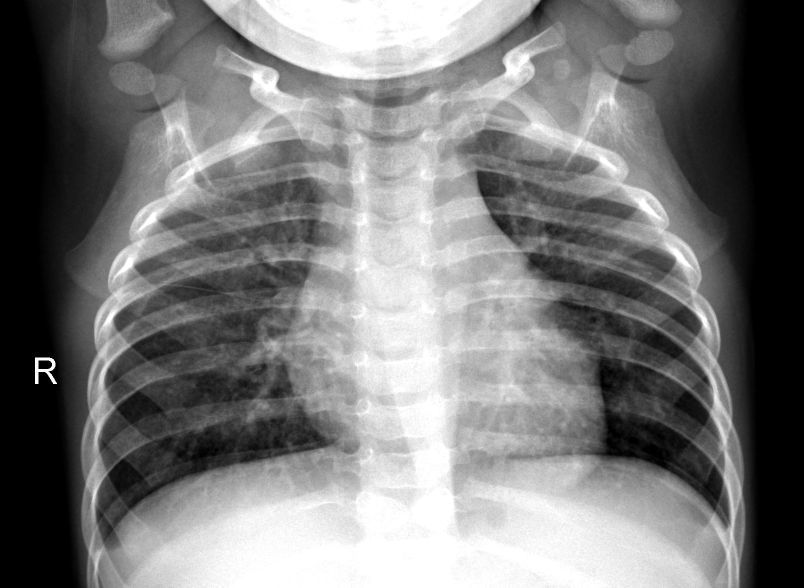
#> input picture Exersize-2(ChestXRay)/archive/chest_xray/train/NORMAL/IM-0228-0001.jpeg, 1608 x 1175 px (shown at 1/2 size); its folder holds only this picture in this run
$ jupyter execute --allow-errors ChestXRay_SVM.ipynb
#> lines starting #> are read from the running program, lines starting #| are printed output that depends on the picture
[cell 1]
import numpy as np
import pandas as pd
import os
import cv2
import matplotlib.pyplot as plt
from sklearn.model_selection import train_test_split
from sklearn.decomposition import PCA
from sklearn.svm import SVC
from sklearn.metrics import accuracy_score

[cell 2]
# Define classes and their labels
classes = {'NORMAL': 0, 'PNEUMONIA': 1}

# Load and preprocess the dataset
X = []
Y = []

for cls, label in classes.items():
    pth = os.path.join("..", "archive", "chest_xray", "train", cls)

    for filename in os.listdir(pth):
        img = cv2.imread(os.path.join(pth, filename), 0)
#> img is the input picture: shape (1175, 1608); min 0, max 255, mean 121.3

        img = cv2.resize(img, (128, 128))
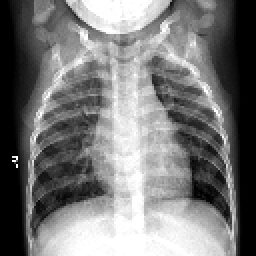
#> img: shape (128, 128) (shown 2 times larger); min 0, max 255, mean 121.2

        X.append(img.flatten() / 255.0)

        Y.append(label)
#> pass 2 of the loop `for cls, label in classes.items():`:
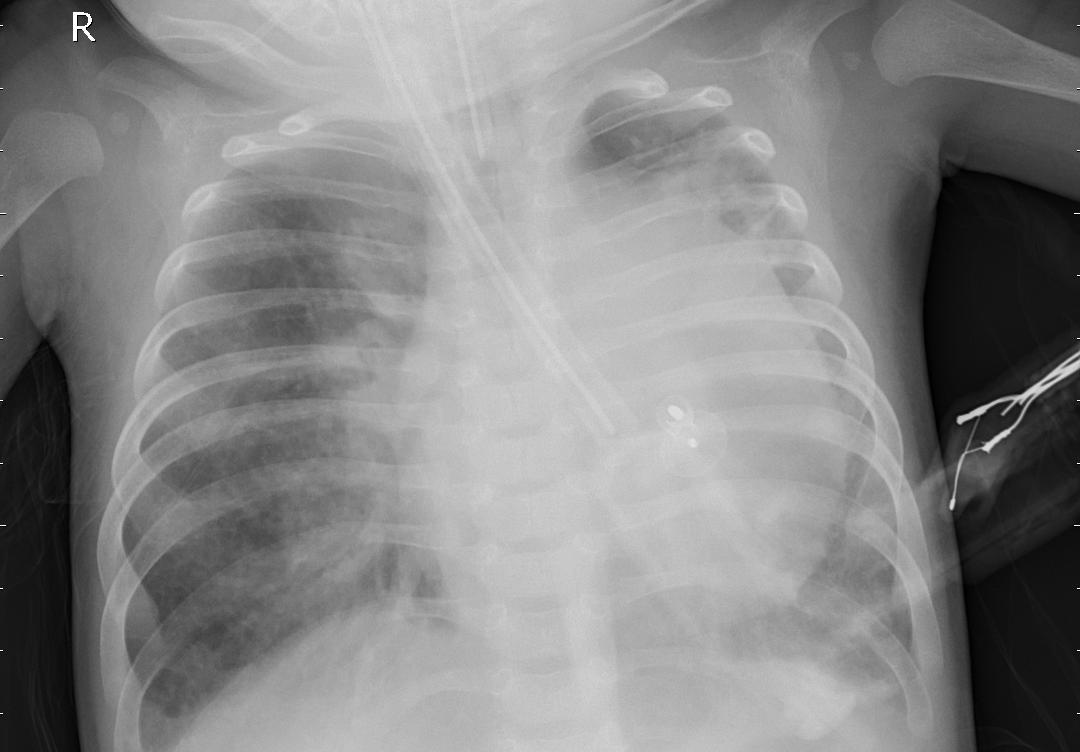
#> input picture Exersize-2(ChestXRay)/archive/chest_xray/train/PNEUMONIA/person1176_virus_1997.jpeg, 1080 x 752 px
#> img is the input picture: shape (752, 1080); min 0, max 255, mean 133.5
#> `img = cv2.resize(img, (128, 128))`:
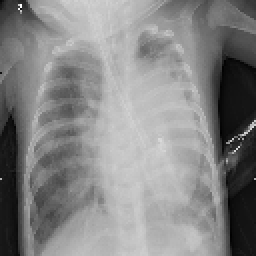
#> img: shape (128, 128) (shown 2 times larger); min 0, max 254, mean 133.4

X = np.array(X)
Y = np.array(Y)

[cell 3]
print(X.shape)
#| (2, 16384)
print(Y.shape)

[cell 4]
# ============================================
# LOAD FIXED TRAINING DATASET
# ============================================

classes = {'NORMAL': 0, 'PNEUMONIA': 1}
xtrain = []
ytrain = []

for cls, label in classes.items():
    train_path = os.path.join(
        "..",
        "archive",
        "chest_xray",
        "train",
        cls
    )
    for filename in os.listdir(train_path):
        img = cv2.imread(
            os.path.join(train_path, filename),
            0
        )
        img = cv2.resize(img, (128, 128))
        xtrain.append(img.flatten() / 255.0)
        ytrain.append(label)
#> pass 2 of the loop `for cls, label in classes.items():`:

xtrain = np.array(xtrain)
ytrain = np.array(ytrain)

# ============================================
# LOAD FIXED TEST DATASET
# ============================================

xtest = []
ytest = []

for cls, label in classes.items():
    test_path = os.path.join(
        "..",
        "archive",
        "chest_xray",
        "test",
        cls
    )
    for filename in os.listdir(test_path):
        img = cv2.imread(
            os.path.join(test_path, filename),
            0
        )
        img = cv2.resize(img, (128, 128))
        xtest.append(img.flatten() / 255.0)
        ytest.append(label)
#> pass 2 of the loop `for cls, label in classes.items():`:

xtest = np.array(xtest)
ytest = np.array(ytest)

print("Training samples:", len(xtrain))
#| Training samples: 2
print("Testing samples:", len(xtest))
#| Testing samples: 2
print("====================================")

# ============================================
# TRAINING PERCENTAGE EXPERIMENT
# ============================================

training_sizes = [0.2, 0.4, 0.6, 0.8]
rbf_scores = []
linear_scores = []

#> (the rest of this cell did not finish here and is left out)

## RBF Kernel Scores

#> (a cell that did not finish here is left out)

## Linear Kernel Scores

#> (a cell that did not finish here is left out)

[cell 7]
# Display sample images and predictions

def display_samples(folder, title, num_samples=9):
#> called with folder = '../archive/chest_xray/test/NORMAL', title = 'NORMAL Samples', num_samples = 9
    plt.figure(figsize=(12, 8))
    c = 1
    for i, filename in enumerate(os.listdir(folder)[:num_samples]):
        img = cv2.imread(
            os.path.join(folder, filename),
            0
        )

        img = cv2.resize(img, (128, 128))
        flat_img = img.flatten() / 255.0
#> flat_img = 16384 values, max 1 at index 41, min 0 at index 0, mean 0.475
        prediction = sv.predict(
            pca.transform([flat_img])
        )

        plt.subplot(3, 3, c)
        plt.title(dec[prediction[0]])
        plt.imshow(img, cmap='gray')
        plt.axis('off')
        c += 1
    plt.suptitle(title)
    plt.show()

[cell 8]
# Define class labels

dec = {
    0: 'NORMAL',
    1: 'PNEUMONIA'
}

# Display sample images and predictions

xray_folders = ['NORMAL', 'PNEUMONIA']
#> (the rest of this cell did not finish here and is left out)

[cell 9]
# Count the occurrences of each class

xray_counts = {
    dec[label]: np.sum(ytrain == label)
    for label in classes.values()
}

# Create table

table_data = {
    'Index': range(1, len(classes) + 1),
    'Class': list(xray_counts.keys()),
    'Count': list(xray_counts.values())
}
xray_table = pd.DataFrame(table_data)

# Style table

#> (the rest of this cell did not finish here and is left out)

[cell 10]
# Histogram of class distribution

xray_labels = [dec[label] for label in ytrain]
colors = ['skyblue', 'orange']
plt.figure(figsize=(8, 6))
for label, color in zip(classes.values(), colors):
    plt.hist(
        np.array(xray_labels)[ytrain == label],
        bins=len(classes),
        align='mid',
        rwidth=0.8,
        color=color,
        label=dec[label]
    )
plt.xlabel('Classes')
plt.ylabel('Number of Samples')
plt.title('Distribution of Chest X-Ray Classes')
plt.xticks(
    range(len(classes)),
    list(classes.keys())
)
plt.legend()
plt.tight_layout()
plt.show()
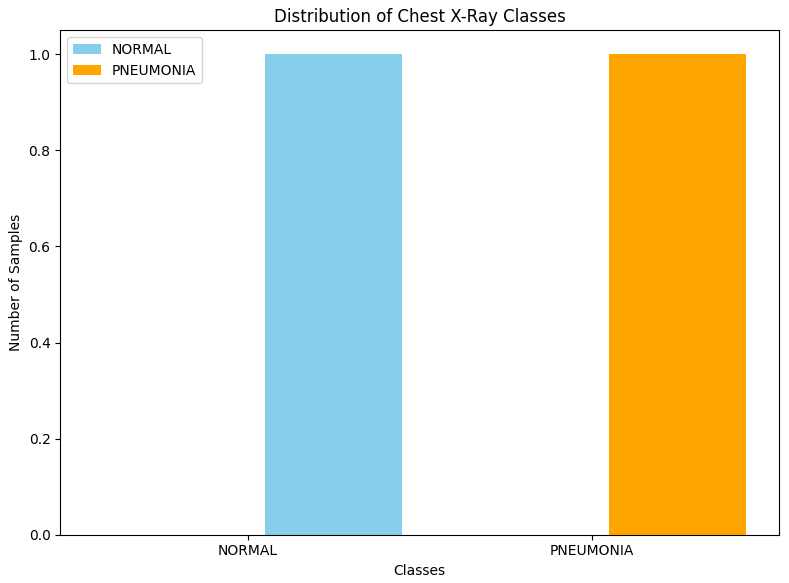
#> figure drawn by matplotlib, 1 panel
